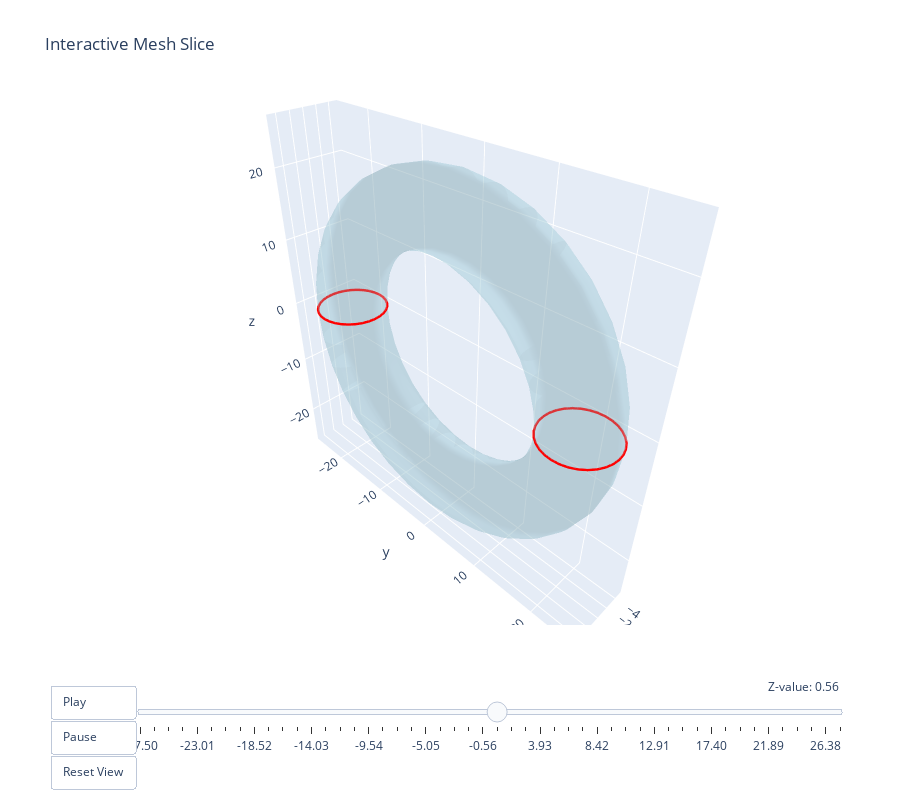

Notebook code cell kept with this figure:
### Markdown cell above
## Interactive Cross-Sections

### Code cell
torus.visualize_mesh_slice_interactive()

### Figure 1 — Plotly figure (JSON) as saved in the notebook; plotly's stock layout.template omitted (floating-point values rounded to 4 significant figures; data arrays with more than 128 entries replaced by an {"elided": "..."} marker saying what was removed)
{"data": [{"color": "lightblue", "i": {"elided": "2048 int values"}, "j": {"elided": "2048 int values"}, "k": {"elided": "2048 int values"}, "name": "Mesh", "opacity": 0.3, "type": "mesh3d", "x": {"elided": "1024 float values"}, "y": {"elided": "1024 float values"}, "z": {"elided": "1024 float values"}}, {"line": {"color": "red", "width": 5}, "mode": "lines", "name": "Slice at z=0.00", "type": "scatter3d", "x": [-1.531e-15, 0.9755, 1.913, 2.778, 3.536, 4.157, 4.619, 4.904, 5.0, 4.904, 4.619, 4.157, 3.536, 2.778, 1.913, 0.9755, -3.062e-16, -0.9755, -1.913, -2.778, -3.536, -4.157, -4.619, -4.904, -5.0, -4.904, -4.619, -4.157, -3.536, -2.778, -1.913, -0.9755, -1.531e-15, null, 1.531e-15, 0.9755, 1.913, 2.778, 3.536, 4.157, 4.619, 4.904, 5.0, 4.904, 4.619, 4.157, 3.536, 2.778, 1.913, 0.9755, 1.531e-15, -0.9755, -1.913, -2.778, -3.536, -4.157, -4.619, -4.904, -5.0, -4.904, -4.619, -4.157, -3.536, -2.778, -1.913, -0.9755, 1.531e-15, null], "y": [-25, -24.9, -24.62, -24.16, -23.54, -22.78, -21.91, -20.98, -20, -19.02, -18.09, -17.22, -16.46, -15.84, -15.38, -15.1, -15.0, -15.1, -15.38, -15.84, -16.46, -17.22, -18.09, -19.02, -20, -20.98, -21.91, -22.78, -23.54, -24.16, -24.62, -24.9, -25, null, 15.0, 15.1, 15.38, 15.84, 16.46, 17.22, 18.09, 19.02, 20, 20.98, 21.91, 22.78, 23.54, 24.16, 24.62, 24.9, 25, 24.9, 24.62, 24.16, 23.54, 22.78, 21.91, 20.98, 20, 19.02, 18.09, 17.22, 16.46, 15.84, 15.38, 15.1, 15.0, null], "z": [5.357e-15, 5.339e-15, 5.287e-15, 5.202e-15, 5.088e-15, 4.948e-15, 4.79e-15, 4.617e-15, 4.438e-15, 4.259e-15, 4.087e-15, 3.928e-15, 3.789e-15, 3.674e-15, 3.59e-15, 3.537e-15, 3.52e-15, 3.537e-15, 3.59e-15, 3.674e-15, 3.789e-15, 3.928e-15, 4.087e-15, 4.259e-15, 4.438e-15, 4.617e-15, 4.79e-15, 4.948e-15, 5.088e-15, 5.202e-15, 5.287e-15, 5.339e-15, 5.357e-15, null, -1.543e-16, -1.602e-16, -1.776e-16, -2.059e-16, -2.44e-16, -2.904e-16, -3.433e-16, -4.008e-16, -4.605e-16, -5.202e-16, -5.777e-16, -6.306e-16, -6.77e-16, -7.151e-16, -7.434e-16, -7.608e-16, -7.667e-16, -7.608e-16, -7.434e-16, -7.151e-16, -6.77e-16, -6.306e-16, -5.777e-16, -5.202e-16, -4.605e-16, -4.008e-16, -3.433e-16, -2.904e-16, -2.44e-16, -2.059e-16, -1.776e-16, -1.602e-16, -1.543e-16, null]}], "layout": {"height": 800, "margin": {"b": 100, "l": 50, "r": 50, "t": 100}, "scene": {"aspectmode": "data", "camera": {"eye": {"x": 1.5, "y": 1.5, "z": 1.5}}}, "sliders": [{"active": 25, "currentvalue": {"prefix": "Z-value: ", "visible": true, "xanchor": "right"}, "len": 0.9, "pad": {"b": 10, "t": 50}, "steps": [{"args": [["frame_0"], {"frame": {"duration": 0, "redraw": true}, "mode": "immediate"}], "label": "-27.50", "method": "animate"}, {"args": [["frame_1"], {"frame": {"duration": 0, "redraw": true}, "mode": "immediate"}], "label": "-26.38", "method": "animate"}, {"args": [["frame_2"], {"frame": {"duration": 0, "redraw": true}, "mode": "immediate"}], "label": "-25.26", "method": "animate"}, {"args": [["frame_3"], {"frame": {"duration": 0, "redraw": true}, "mode": "immediate"}], "label": "-24.13", "method": "animate"}, {"args": [["frame_4"], {"frame": {"duration": 0, "redraw": true}, "mode": "immediate"}], "label": "-23.01", "method": "animate"}, {"args": [["frame_5"], {"frame": {"duration": 0, "redraw": true}, "mode": "immediate"}], "label": "-21.89", "method": "animate"}, {"args": [["frame_6"], {"frame": {"duration": 0, "redraw": true}, "mode": "immediate"}], "label": "-20.77", "method": "animate"}, {"args": [["frame_7"], {"frame": {"duration": 0, "redraw": true}, "mode": "immediate"}], "label": "-19.64", "method": "animate"}, {"args": [["frame_8"], {"frame": {"duration": 0, "redraw": true}, "mode": "immediate"}], "label": "-18.52", "method": "animate"}, {"args": [["frame_9"], {"frame": {"duration": 0, "redraw": true}, "mode": "immediate"}], "label": "-17.40", "method": "animate"}, {"args": [["frame_10"], {"frame": {"duration": 0, "redraw": true}, "mode": "immediate"}], "label": "-16.28", "method": "animate"}, {"args": [["frame_11"], {"frame": {"duration": 0, "redraw": true}, "mode": "immediate"}], "label": "-15.15", "method": "animate"}, {"args": [["frame_12"], {"frame": {"duration": 0, "redraw": true}, "mode": "immediate"}], "label": "-14.03", "method": "animate"}, {"args": [["frame_13"], {"frame": {"duration": 0, "redraw": true}, "mode": "immediate"}], "label": "-12.91", "method": "animate"}, {"args": [["frame_14"], {"frame": {"duration": 0, "redraw": true}, "mode": "immediate"}], "label": "-11.79", "method": "animate"}, {"args": [["frame_15"], {"frame": {"duration": 0, "redraw": true}, "mode": "immediate"}], "label": "-10.66", "method": "animate"}, {"args": [["frame_16"], {"frame": {"duration": 0, "redraw": true}, "mode": "immediate"}], "label": "-9.54", "method": "animate"}, {"args": [["frame_17"], {"frame": {"duration": 0, "redraw": true}, "mode": "immediate"}], "label": "-8.42", "method": "animate"}, {"args": [["frame_18"], {"frame": {"duration": 0, "redraw": true}, "mode": "immediate"}], "label": "-7.30", "method": "animate"}, {"args": [["frame_19"], {"frame": {"duration": 0, "redraw": true}, "mode": "immediate"}], "label": "-6.17", "method": "animate"}, {"args": [["frame_20"], {"frame": {"duration": 0, "redraw": true}, "mode": "immediate"}], "label": "-5.05", "method": "animate"}, {"args": [["frame_21"], {"frame": {"duration": 0, "redraw": true}, "mode": "immediate"}], "label": "-3.93", "method": "animate"}, {"args": [["frame_22"], {"frame": {"duration": 0, "redraw": true}, "mode": "immediate"}], "label": "-2.81", "method": "animate"}, {"args": [["frame_23"], {"frame": {"duration": 0, "redraw": true}, "mode": "immediate"}], "label": "-1.68", "method": "animate"}, {"args": [["frame_24"], {"frame": {"duration": 0, "redraw": true}, "mode": "immediate"}], "label": "-0.56", "method": "animate"}, {"args": [["frame_25"], {"frame": {"duration": 0, "redraw": true}, "mode": "immediate"}], "label": "0.56", "method": "animate"}, {"args": [["frame_26"], {"frame": {"duration": 0, "redraw": true}, "mode": "immediate"}], "label": "1.68", "method": "animate"}, {"args": [["frame_27"], {"frame": {"duration": 0, "redraw": true}, "mode": "immediate"}], "label": "2.81", "method": "animate"}, {"args": [["frame_28"], {"frame": {"duration": 0, "redraw": true}, "mode": "immediate"}], "label": "3.93", "method": "animate"}, {"args": [["frame_29"], {"frame": {"duration": 0, "redraw": true}, "mode": "immediate"}], "label": "5.05", "method": "animate"}, {"args": [["frame_30"], {"frame": {"duration": 0, "redraw": true}, "mode": "immediate"}], "label": "6.17", "method": "animate"}, {"args": [["frame_31"], {"frame": {"duration": 0, "redraw": true}, "mode": "immediate"}], "label": "7.30", "method": "animate"}, {"args": [["frame_32"], {"frame": {"duration": 0, "redraw": true}, "mode": "immediate"}], "label": "8.42", "method": "animate"}, {"args": [["frame_33"], {"frame": {"duration": 0, "redraw": true}, "mode": "immediate"}], "label": "9.54", "method": "animate"}, {"args": [["frame_34"], {"frame": {"duration": 0, "redraw": true}, "mode": "immediate"}], "label": "10.66", "method": "animate"}, {"args": [["frame_35"], {"frame": {"duration": 0, "redraw": true}, "mode": "immediate"}], "label": "11.79", "method": "animate"}, {"args": [["frame_36"], {"frame": {"duration": 0, "redraw": true}, "mode": "immediate"}], "label": "12.91", "method": "animate"}, {"args": [["frame_37"], {"frame": {"duration": 0, "redraw": true}, "mode": "immediate"}], "label": "14.03", "method": "animate"}, {"args": [["frame_38"], {"frame": {"duration": 0, "redraw": true}, "mode": "immediate"}], "label": "15.15", "method": "animate"}, {"args": [["frame_39"], {"frame": {"duration": 0, "redraw": true}, "mode": "immediate"}], "label": "16.28", "method": "animate"}, {"args": [["frame_40"], {"frame": {"duration": 0, "redraw": true}, "mode": "immediate"}], "label": "17.40", "method": "animate"}, {"args": [["frame_41"], {"frame": {"duration": 0, "redraw": true}, "mode": "immediate"}], "label": "18.52", "method": "animate"}, {"args": [["frame_42"], {"frame": {"duration": 0, "redraw": true}, "mode": "immediate"}], "label": "19.64", "method": "animate"}, {"args": [["frame_43"], {"frame": {"duration": 0, "redraw": true}, "mode": "immediate"}], "label": "20.77", "method": "animate"}, {"args": [["frame_44"], {"frame": {"duration": 0, "redraw": true}, "mode": "immediate"}], "label": "21.89", "method": "animate"}, {"args": [["frame_45"], {"frame": {"duration": 0, "redraw": true}, "mode": "immediate"}], "label": "23.01", "method": "animate"}, {"args": [["frame_46"], {"frame": {"duration": 0, "redraw": true}, "mode": "immediate"}], "label": "24.13", "method": "animate"}, {"args": [["frame_47"], {"frame": {"duration": 0, "redraw": true}, "mode": "immediate"}], "label": "25.26", "method": "animate"}, {"args": [["frame_48"], {"frame": {"duration": 0, "redraw": true}, "mode": "immediate"}], "label": "26.38", "method": "animate"}, {"args": [["frame_49"], {"frame": {"duration": 0, "redraw": true}, "mode": "immediate"}], "label": "27.50", "method": "animate"}], "x": 0.1, "y": 0}], "title": {"text": "Interactive Mesh Slice"}, "updatemenus": [{"buttons": [{"args": [null, {"frame": {"duration": 200, "redraw": true}, "fromcurrent": true}], "label": "Play", "method": "animate"}, {"args": [[null], {"frame": {"duration": 0, "redraw": false}, "mode": "immediate"}], "label": "Pause", "method": "animate"}, {"args": [{"scene.camera.eye": {"x": 1.5, "y": 1.5, "z": 1.5}}], "label": "Reset View", "method": "relayout"}], "pad": {"r": 10, "t": 60}, "showactive": false, "type": "buttons", "x": 0, "xanchor": "left", "y": 0, "yanchor": "top"}]}}
